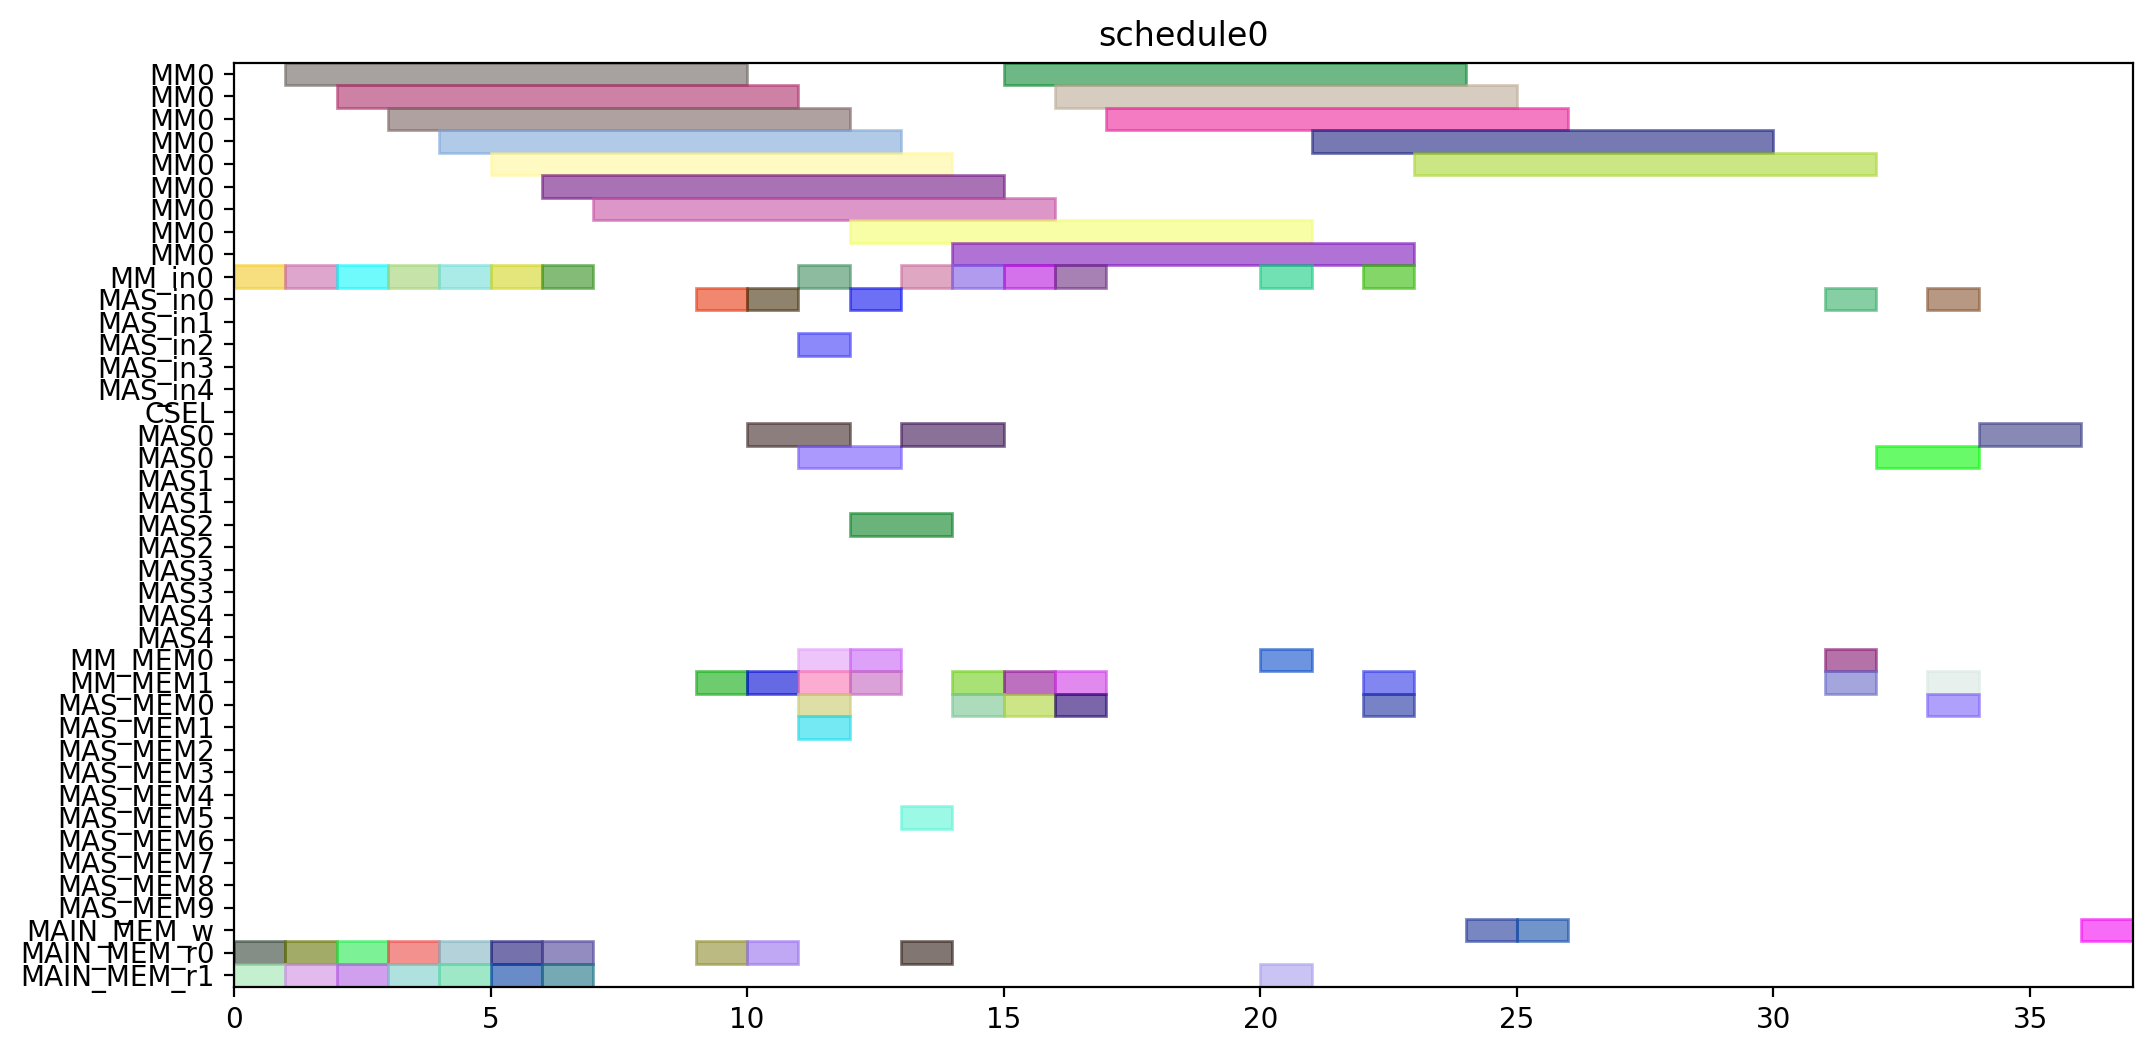

Python code for this plot:
from pyschedule import Scenario, solvers, plotters, alt


def solve():
	horizon = 120
	S = Scenario("schedule0", horizon=horizon)

	# resource
	MM = S.Resources('MM', num=1, size=9)
	MM_in = S.Resources('MM_in', num=1)
	MAS_in = S.Resources('MAS_in', num=5)
	CSEL = S.Resource('CSEL')
	MAS = S.Resources('MAS', num=5, size=2, periods=range(1, horizon))
	MM_MEM = S.Resources('MM_MEM', num=2)
	MAS_MEM = S.Resources('MAS_MEM', num=10)
	MAIN_MEM_w = S.Resource('MAIN_MEM_w', size=1)
	MAIN_MEM_r = S.Resources('MAIN_MEM_r', num=2)

	# result of previous scheduling

	# new tasks
	r1 = S.Task('r1', length=9, delay_cost=1)
	r1 += alt(MM)
	r1_in = S.Task('r1_in', length=1, delay_cost=1)
	r1_in += alt(MM_in)
	S += r1_in*MM_in[0]<=r1*MM[0]
	r1_mem0 = S.Task('r1_mem0', length=1, delay_cost=1)
	r1_mem0 += MAIN_MEM_r[0]
	S += r1_mem0 <= r1

	r1_mem1 = S.Task('r1_mem1', length=1, delay_cost=1)
	r1_mem1 += MAIN_MEM_r[1]
	S += r1_mem1 <= r1

	r3 = S.Task('r3', length=9, delay_cost=1)
	r3 += alt(MM)
	r3_in = S.Task('r3_in', length=1, delay_cost=1)
	r3_in += alt(MM_in)
	S += r3_in*MM_in[0]<=r3*MM[0]
	r3_mem0 = S.Task('r3_mem0', length=1, delay_cost=1)
	r3_mem0 += MAIN_MEM_r[0]
	S += r3_mem0 <= r3

	r3_mem1 = S.Task('r3_mem1', length=1, delay_cost=1)
	r3_mem1 += MAIN_MEM_r[1]
	S += r3_mem1 <= r3

	r4 = S.Task('r4', length=9, delay_cost=1)
	r4 += alt(MM)
	r4_in = S.Task('r4_in', length=1, delay_cost=1)
	r4_in += alt(MM_in)
	S += r4_in*MM_in[0]<=r4*MM[0]
	r4_mem0 = S.Task('r4_mem0', length=1, delay_cost=1)
	r4_mem0 += MAIN_MEM_r[0]
	S += r4_mem0 <= r4

	r4_mem1 = S.Task('r4_mem1', length=1, delay_cost=1)
	r4_mem1 += MAIN_MEM_r[1]
	S += r4_mem1 <= r4

	r5 = S.Task('r5', length=9, delay_cost=1)
	r5 += alt(MM)
	r5_in = S.Task('r5_in', length=1, delay_cost=1)
	r5_in += alt(MM_in)
	S += r5_in*MM_in[0]<=r5*MM[0]
	r5_mem0 = S.Task('r5_mem0', length=1, delay_cost=1)
	r5_mem0 += MAIN_MEM_r[0]
	S += r5_mem0 <= r5

	r5_mem1 = S.Task('r5_mem1', length=1, delay_cost=1)
	r5_mem1 += MAIN_MEM_r[1]
	S += r5_mem1 <= r5

	r6 = S.Task('r6', length=9, delay_cost=1)
	r6 += alt(MM)
	r6_in = S.Task('r6_in', length=1, delay_cost=1)
	r6_in += alt(MM_in)
	S += r6_in*MM_in[0]<=r6*MM[0]
	r6_mem0 = S.Task('r6_mem0', length=1, delay_cost=1)
	r6_mem0 += MAIN_MEM_r[0]
	S += r6_mem0 <= r6

	r6_mem1 = S.Task('r6_mem1', length=1, delay_cost=1)
	r6_mem1 += MAIN_MEM_r[1]
	S += r6_mem1 <= r6

	r12 = S.Task('r12', length=9, delay_cost=1)
	r12 += alt(MM)
	r12_in = S.Task('r12_in', length=1, delay_cost=1)
	r12_in += alt(MM_in)
	S += r12_in*MM_in[0]<=r12*MM[0]
	r12_mem0 = S.Task('r12_mem0', length=1, delay_cost=1)
	r12_mem0 += MAIN_MEM_r[0]
	S += r12_mem0 <= r12

	r12_mem1 = S.Task('r12_mem1', length=1, delay_cost=1)
	r12_mem1 += MAIN_MEM_r[1]
	S += r12_mem1 <= r12

	r13 = S.Task('r13', length=9, delay_cost=1)
	r13 += alt(MM)
	r13_in = S.Task('r13_in', length=1, delay_cost=1)
	r13_in += alt(MM_in)
	S += r13_in*MM_in[0]<=r13*MM[0]
	r13_mem0 = S.Task('r13_mem0', length=1, delay_cost=1)
	r13_mem0 += MAIN_MEM_r[0]
	S += r13_mem0 <= r13

	r13_mem1 = S.Task('r13_mem1', length=1, delay_cost=1)
	r13_mem1 += MAIN_MEM_r[1]
	S += r13_mem1 <= r13

	r2 = S.Task('r2', length=2, delay_cost=1)
	r2 += alt(MAS)
	r2_in = S.Task('r2_in', length=1, delay_cost=1)
	r2_in += alt(MAS_in)
	S += r2_in*MAS_in[0]<=r2*MAS[0]

	S += r2_in*MAS_in[1]<=r2*MAS[1]

	S += r2_in*MAS_in[2]<=r2*MAS[2]

	S += r2_in*MAS_in[3]<=r2*MAS[3]

	S += r2_in*MAS_in[4]<=r2*MAS[4]

	r2_mem0 = S.Task('r2_mem0', length=1, delay_cost=1)
	r2_mem0 += alt(MM_MEM)
	S += (r1*MM[0])-1 < r2_mem0*MM_MEM[0]
	S += r2_mem0 <= r2

	r2_mem1 = S.Task('r2_mem1', length=1, delay_cost=1)
	r2_mem1 += alt(MM_MEM)
	S += (r1*MM[0])-1 < r2_mem1*MM_MEM[1]
	S += r2_mem1 <= r2

	r7 = S.Task('r7', length=2, delay_cost=1)
	r7 += alt(MAS)
	r7_in = S.Task('r7_in', length=1, delay_cost=1)
	r7_in += alt(MAS_in)
	S += r7_in*MAS_in[0]<=r7*MAS[0]

	S += r7_in*MAS_in[1]<=r7*MAS[1]

	S += r7_in*MAS_in[2]<=r7*MAS[2]

	S += r7_in*MAS_in[3]<=r7*MAS[3]

	S += r7_in*MAS_in[4]<=r7*MAS[4]

	r7_mem0 = S.Task('r7_mem0', length=1, delay_cost=1)
	r7_mem0 += alt(MM_MEM)
	S += (r5*MM[0])-1 < r7_mem0*MM_MEM[0]
	S += r7_mem0 <= r7

	r7_mem1 = S.Task('r7_mem1', length=1, delay_cost=1)
	r7_mem1 += alt(MM_MEM)
	S += (r6*MM[0])-1 < r7_mem1*MM_MEM[1]
	S += r7_mem1 <= r7

	r8 = S.Task('r8', length=2, delay_cost=1)
	r8 += alt(MAS)
	r8_in = S.Task('r8_in', length=1, delay_cost=1)
	r8_in += alt(MAS_in)
	S += r8_in*MAS_in[0]<=r8*MAS[0]

	S += r8_in*MAS_in[1]<=r8*MAS[1]

	S += r8_in*MAS_in[2]<=r8*MAS[2]

	S += r8_in*MAS_in[3]<=r8*MAS[3]

	S += r8_in*MAS_in[4]<=r8*MAS[4]

	r8_mem0 = S.Task('r8_mem0', length=1, delay_cost=1)
	r8_mem0 += MAIN_MEM_r[0]
	S += r8_mem0 <= r8

	r8_mem1 = S.Task('r8_mem1', length=1, delay_cost=1)
	r8_mem1 += alt(MM_MEM)
	S += (r4*MM[0])-1 < r8_mem1*MM_MEM[1]
	S += r8_mem1 <= r8

	r10 = S.Task('r10', length=2, delay_cost=1)
	r10 += alt(MAS)
	r10_in = S.Task('r10_in', length=1, delay_cost=1)
	r10_in += alt(MAS_in)
	S += r10_in*MAS_in[0]<=r10*MAS[0]

	S += r10_in*MAS_in[1]<=r10*MAS[1]

	S += r10_in*MAS_in[2]<=r10*MAS[2]

	S += r10_in*MAS_in[3]<=r10*MAS[3]

	S += r10_in*MAS_in[4]<=r10*MAS[4]

	r10_mem0 = S.Task('r10_mem0', length=1, delay_cost=1)
	r10_mem0 += MAIN_MEM_r[0]
	S += r10_mem0 <= r10

	r10_mem1 = S.Task('r10_mem1', length=1, delay_cost=1)
	r10_mem1 += alt(MM_MEM)
	S += (r4*MM[0])-1 < r10_mem1*MM_MEM[1]
	S += r10_mem1 <= r10

	r9 = S.Task('r9', length=9, delay_cost=1)
	r9 += alt(MM)
	r9_in = S.Task('r9_in', length=1, delay_cost=1)
	r9_in += alt(MM_in)
	S += r9_in*MM_in[0]<=r9*MM[0]
	r9_mem0 = S.Task('r9_mem0', length=1, delay_cost=1)
	r9_mem0 += MAIN_MEM_r[0]
	S += r9_mem0 <= r9

	r9_mem1 = S.Task('r9_mem1', length=1, delay_cost=1)
	r9_mem1 += alt(MAS_MEM)
	S += (r7*MAS[0])-1 < r9_mem1*MAS_MEM[1]
	S += (r7*MAS[1])-1 < r9_mem1*MAS_MEM[3]
	S += (r7*MAS[2])-1 < r9_mem1*MAS_MEM[5]
	S += (r7*MAS[3])-1 < r9_mem1*MAS_MEM[7]
	S += (r7*MAS[4])-1 < r9_mem1*MAS_MEM[9]
	S += r9_mem1 <= r9

	r11 = S.Task('r11', length=9, delay_cost=1)
	r11 += alt(MM)
	r11_in = S.Task('r11_in', length=1, delay_cost=1)
	r11_in += alt(MM_in)
	S += r11_in*MM_in[0]<=r11*MM[0]
	r11_mem0 = S.Task('r11_mem0', length=1, delay_cost=1)
	r11_mem0 += alt(MAS_MEM)
	S += (r10*MAS[0])-1 < r11_mem0*MAS_MEM[0]
	S += (r10*MAS[1])-1 < r11_mem0*MAS_MEM[2]
	S += (r10*MAS[2])-1 < r11_mem0*MAS_MEM[4]
	S += (r10*MAS[3])-1 < r11_mem0*MAS_MEM[6]
	S += (r10*MAS[4])-1 < r11_mem0*MAS_MEM[8]
	S += r11_mem0 <= r11

	r11_mem1 = S.Task('r11_mem1', length=1, delay_cost=1)
	r11_mem1 += alt(MAS_MEM)
	S += (r10*MAS[0])-1 < r11_mem1*MAS_MEM[1]
	S += (r10*MAS[1])-1 < r11_mem1*MAS_MEM[3]
	S += (r10*MAS[2])-1 < r11_mem1*MAS_MEM[5]
	S += (r10*MAS[3])-1 < r11_mem1*MAS_MEM[7]
	S += (r10*MAS[4])-1 < r11_mem1*MAS_MEM[9]
	S += r11_mem1 <= r11

	PX_new = S.Task('PX_new', length=9, delay_cost=1)
	PX_new += alt(MM)
	PX_new_in = S.Task('PX_new_in', length=1, delay_cost=1)
	PX_new_in += alt(MM_in)
	S += PX_new_in*MM_in[0]<=PX_new*MM[0]
	S += 0<PX_new

	PX_new_w = S.Task('PX_new_w', length=1, delay_cost=1)
	PX_new_w += alt(MAIN_MEM_w)
	S += PX_new <= PX_new_w

	PX_new_mem0 = S.Task('PX_new_mem0', length=1, delay_cost=1)
	PX_new_mem0 += alt(MAS_MEM)
	S += (r2*MAS[0])-1 < PX_new_mem0*MAS_MEM[0]
	S += (r2*MAS[1])-1 < PX_new_mem0*MAS_MEM[2]
	S += (r2*MAS[2])-1 < PX_new_mem0*MAS_MEM[4]
	S += (r2*MAS[3])-1 < PX_new_mem0*MAS_MEM[6]
	S += (r2*MAS[4])-1 < PX_new_mem0*MAS_MEM[8]
	S += PX_new_mem0 <= PX_new

	PX_new_mem1 = S.Task('PX_new_mem1', length=1, delay_cost=1)
	PX_new_mem1 += alt(MM_MEM)
	S += (r12*MM[0])-1 < PX_new_mem1*MM_MEM[1]
	S += PX_new_mem1 <= PX_new

	r14 = S.Task('r14', length=9, delay_cost=1)
	r14 += alt(MM)
	r14_in = S.Task('r14_in', length=1, delay_cost=1)
	r14_in += alt(MM_in)
	S += r14_in*MM_in[0]<=r14*MM[0]
	r14_mem0 = S.Task('r14_mem0', length=1, delay_cost=1)
	r14_mem0 += alt(MAS_MEM)
	S += (r2*MAS[0])-1 < r14_mem0*MAS_MEM[0]
	S += (r2*MAS[1])-1 < r14_mem0*MAS_MEM[2]
	S += (r2*MAS[2])-1 < r14_mem0*MAS_MEM[4]
	S += (r2*MAS[3])-1 < r14_mem0*MAS_MEM[6]
	S += (r2*MAS[4])-1 < r14_mem0*MAS_MEM[8]
	S += r14_mem0 <= r14

	r14_mem1 = S.Task('r14_mem1', length=1, delay_cost=1)
	r14_mem1 += alt(MM_MEM)
	S += (r3*MM[0])-1 < r14_mem1*MM_MEM[1]
	S += r14_mem1 <= r14

	Z1_new = S.Task('Z1_new', length=9, delay_cost=1)
	Z1_new += alt(MM)
	Z1_new_in = S.Task('Z1_new_in', length=1, delay_cost=1)
	Z1_new_in += alt(MM_in)
	S += Z1_new_in*MM_in[0]<=Z1_new*MM[0]
	S += 0<Z1_new

	Z1_new_w = S.Task('Z1_new_w', length=1, delay_cost=1)
	Z1_new_w += alt(MAIN_MEM_w)
	S += Z1_new <= Z1_new_w

	Z1_new_mem0 = S.Task('Z1_new_mem0', length=1, delay_cost=1)
	Z1_new_mem0 += alt(MAS_MEM)
	S += (r2*MAS[0])-1 < Z1_new_mem0*MAS_MEM[0]
	S += (r2*MAS[1])-1 < Z1_new_mem0*MAS_MEM[2]
	S += (r2*MAS[2])-1 < Z1_new_mem0*MAS_MEM[4]
	S += (r2*MAS[3])-1 < Z1_new_mem0*MAS_MEM[6]
	S += (r2*MAS[4])-1 < Z1_new_mem0*MAS_MEM[8]
	S += Z1_new_mem0 <= Z1_new

	Z1_new_mem1 = S.Task('Z1_new_mem1', length=1, delay_cost=1)
	Z1_new_mem1 += alt(MM_MEM)
	S += (r13*MM[0])-1 < Z1_new_mem1*MM_MEM[1]
	S += Z1_new_mem1 <= Z1_new

	r15 = S.Task('r15', length=9, delay_cost=1)
	r15 += alt(MM)
	r15_in = S.Task('r15_in', length=1, delay_cost=1)
	r15_in += alt(MM_in)
	S += r15_in*MM_in[0]<=r15*MM[0]
	r15_mem0 = S.Task('r15_mem0', length=1, delay_cost=1)
	r15_mem0 += alt(MAS_MEM)
	S += (r8*MAS[0])-1 < r15_mem0*MAS_MEM[0]
	S += (r8*MAS[1])-1 < r15_mem0*MAS_MEM[2]
	S += (r8*MAS[2])-1 < r15_mem0*MAS_MEM[4]
	S += (r8*MAS[3])-1 < r15_mem0*MAS_MEM[6]
	S += (r8*MAS[4])-1 < r15_mem0*MAS_MEM[8]
	S += r15_mem0 <= r15

	r15_mem1 = S.Task('r15_mem1', length=1, delay_cost=1)
	r15_mem1 += alt(MM_MEM)
	S += (r9*MM[0])-1 < r15_mem1*MM_MEM[1]
	S += r15_mem1 <= r15

	r16 = S.Task('r16', length=9, delay_cost=1)
	r16 += alt(MM)
	r16_in = S.Task('r16_in', length=1, delay_cost=1)
	r16_in += alt(MM_in)
	S += r16_in*MM_in[0]<=r16*MM[0]
	r16_mem0 = S.Task('r16_mem0', length=1, delay_cost=1)
	r16_mem0 += alt(MM_MEM)
	S += (r11*MM[0])-1 < r16_mem0*MM_MEM[0]
	S += r16_mem0 <= r16

	r16_mem1 = S.Task('r16_mem1', length=1, delay_cost=1)
	r16_mem1 += MAIN_MEM_r[1]
	S += r16_mem1 <= r16

	r17 = S.Task('r17', length=2, delay_cost=1)
	r17 += alt(MAS)
	r17_in = S.Task('r17_in', length=1, delay_cost=1)
	r17_in += alt(MAS_in)
	S += r17_in*MAS_in[0]<=r17*MAS[0]

	S += r17_in*MAS_in[1]<=r17*MAS[1]

	S += r17_in*MAS_in[2]<=r17*MAS[2]

	S += r17_in*MAS_in[3]<=r17*MAS[3]

	S += r17_in*MAS_in[4]<=r17*MAS[4]

	r17_mem0 = S.Task('r17_mem0', length=1, delay_cost=1)
	r17_mem0 += alt(MM_MEM)
	S += (r14*MM[0])-1 < r17_mem0*MM_MEM[0]
	S += r17_mem0 <= r17

	r17_mem1 = S.Task('r17_mem1', length=1, delay_cost=1)
	r17_mem1 += alt(MM_MEM)
	S += (r15*MM[0])-1 < r17_mem1*MM_MEM[1]
	S += r17_mem1 <= r17

	PY_new = S.Task('PY_new', length=2, delay_cost=1)
	PY_new += alt(MAS)
	PY_new_in = S.Task('PY_new_in', length=1, delay_cost=1)
	PY_new_in += alt(MAS_in)
	S += PY_new_in*MAS_in[0]<=PY_new*MAS[0]

	S += PY_new_in*MAS_in[1]<=PY_new*MAS[1]

	S += PY_new_in*MAS_in[2]<=PY_new*MAS[2]

	S += PY_new_in*MAS_in[3]<=PY_new*MAS[3]

	S += PY_new_in*MAS_in[4]<=PY_new*MAS[4]

	S += 0<PY_new

	PY_new_w = S.Task('PY_new_w', length=1, delay_cost=1)
	PY_new_w += alt(MAIN_MEM_w)
	S += PY_new <= PY_new_w

	PY_new_mem0 = S.Task('PY_new_mem0', length=1, delay_cost=1)
	PY_new_mem0 += alt(MAS_MEM)
	S += (r17*MAS[0])-1 < PY_new_mem0*MAS_MEM[0]
	S += (r17*MAS[1])-1 < PY_new_mem0*MAS_MEM[2]
	S += (r17*MAS[2])-1 < PY_new_mem0*MAS_MEM[4]
	S += (r17*MAS[3])-1 < PY_new_mem0*MAS_MEM[6]
	S += (r17*MAS[4])-1 < PY_new_mem0*MAS_MEM[8]
	S += PY_new_mem0 <= PY_new

	PY_new_mem1 = S.Task('PY_new_mem1', length=1, delay_cost=1)
	PY_new_mem1 += alt(MM_MEM)
	S += (r16*MM[0])-1 < PY_new_mem1*MM_MEM[1]
	S += PY_new_mem1 <= PY_new

	solvers.mip.solve(S,msg=1,kind='CPLEX',ratio_gap=1.01)

	solution = [['hoge']*len(S.solution()[1]) for i in range(len(S.solution()))]
	for i in range(len(S.solution())):
		for j in range(len(S.solution()[i])):
			solution[i][j]=str(S.solution()[i][j])
	print(solution)

	cycles = int(solution[-1][3])

	pic_file_name = "/mnt/rose/usr1/fukuda/ABE/multiRAM_multiMAS_16mux/scheduling_result/stage9MM1_stage2MAS5/EP_YRECOVER/schedule0.png"
	if(S.solution() != []):
		plotters.matplotlib.plot(S,img_filename=pic_file_name, show_task_labels=False, fig_size=(cycles*0.25+3, 6))

	return solution
